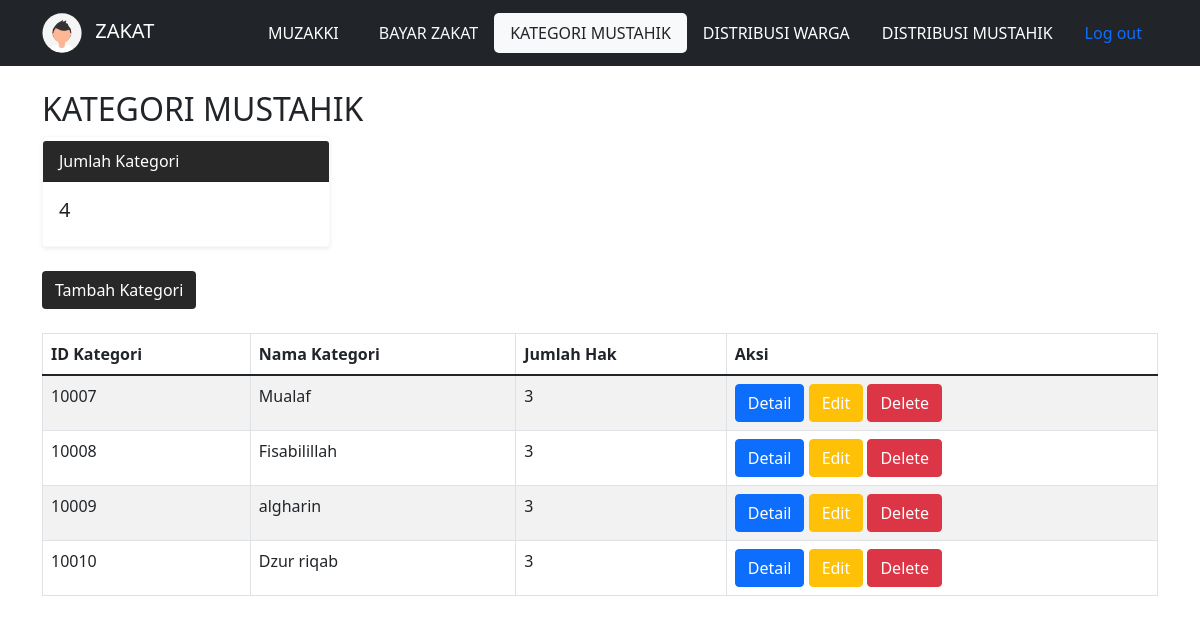
The app's page /mustahik.php with its own data.
### tables this page shows
CREATE TABLE `kategori_mustahik` (
  `idkategori` int(11) NOT NULL,
  `nama_kategori` varchar(35) NOT NULL,
  `jumlah_hak` int(11) NOT NULL
);

### mustahik.php (the view, shortened to what this page needs)
<?php
require "function.php";
$h1 = mysqli_query($c, "select * from kategori_mustahik");
$h2 = mysqli_num_rows($h1);
?>
<!doctype html>
<html lang="en">
<head>
  <link href="https://cdn.jsdelivr.net/npm/bootstrap@5.1.3/dist/css/bootstrap.min.css" rel="stylesheet">
  <link type="text/css" rel="stylesheet" href="css/style.css">
</head>
<body>
  <nav class="navbar navbar-dark bg-dark">
    <div class="container">
      <a class="navbar-brand" href="#">
        <img src="img/avatar.svg" alt="Hello there!" width="40" height="40" class="d-inline-block me-2">
        ZAKAT
      </a>
      <ul class="nav justify-content-end">
        <li class="nav-item">
          <a class="nav-link text-white" aria-current="page" href="index.php">MUZAKKI</a>
        </li>
        <li class="nav-item">
          <a class="nav-link active text-light ms-2" aria-current="page" href="bayarzakat.php">BAYAR ZAKAT</a>
        </li>
        <li class="nav-item">
          <a class="nav-link active bg-light text-dark" aria-current="page" href="mustahik.php">KATEGORI MUSTAHIK</a>
        </li>
        <li class="nav-item">
          <a class="nav-link text-white" aria-current="page" href="mustahikwarga.php">DISTRIBUSI WARGA</a>
        </li>
        <li class="nav-item">
          <a class="nav-link text-white" aria-current="page" href="mustahiklainnya.php">DISTRIBUSI MUSTAHIK</a>
        </li>
        <li class="nav-item">
          <a class="nav-link" aria-current="page" href="logout.php">Log out</a>
        </li>
      </ul>
  </nav>
  <div class="container">
    <br>
    <h2>KATEGORI MUSTAHIK</h2>
    <div class="card border-light mb-3 shadow-sm" style="max-width: 18rem;">
      <div class="card-header text-white mt-1" style="background-color:rgb(40, 40, 40);">Jumlah Kategori</div>
      <div class="card-body">
        <h5 class="card-title"><?= $h2; ?></h5>
      </div>
    </div>
    <button type="button" class="btn text-white mt-2" style="background-color:rgb(40, 40, 40);" data-bs-toggle="modal" data-bs-target="#bukain">
      Tambah Kategori
    </button>
    <table class="table table-bordered table-striped mt-4">
      <thead>
        <tr>
          <th>ID Kategori</th>
          <th>Nama Kategori</th>
          <th>Jumlah Hak</th>
          <th>Aksi</th>
        </tr>
      </thead>
      <tbody>
        <?php
        $get = mysqli_query($c, "select * from kategori_mustahik");
        while ($p = mysqli_fetch_array($get)) {
          $idkategori = $p['idkategori'];
          $nama_kategori = $p['nama_kategori'];
          $jumlah_hak = $p['jumlah_hak'];
        ?>
          <tr>
            <th class="fw-lighter"> <?= $idkategori; ?> </th>
            <th class="fw-lighter"> <?= $nama_kategori; ?> </th>
            <th class="fw-lighter"> <?= $jumlah_hak; ?> </th>
            <td>
              <a href="detailmus.php?idkategori=<?= $idkategori; ?>" class="btn btn-primary">Detail</a>
              <button type="button" class="btn btn-warning text-white" data-bs-toggle="modal" data-bs-target="#edit<?= $idkategori; ?>">
                Edit
              </button>
              <button type="button" class="btn btn-danger text-white" data-bs-toggle="modal" data-bs-target="#delete<?= $idkategori; ?>">
                Delete
              </button>
            </td>
          </tr>
        <?php
        };
        ?>
      </tbody>
    </table>
  </div>
  <br>
  <br>
</body>
</html>

### css/style.css (style rules this page uses)
.table { margin-top: 50px; }
.bg-light { border-radius: 5px; }

### records on screen
kategori_mustahik: idkategori "10007", nama_kategori "Mualaf", jumlah_hak "3"
kategori_mustahik: idkategori "10008", nama_kategori "Fisabilillah", jumlah_hak "3"
kategori_mustahik: idkategori "10009", nama_kategori "algharin", jumlah_hak "3"
kategori_mustahik: idkategori "10010", nama_kategori "Dzur riqab", jumlah_hak "3"

### other values on screen
$h2 "4"
